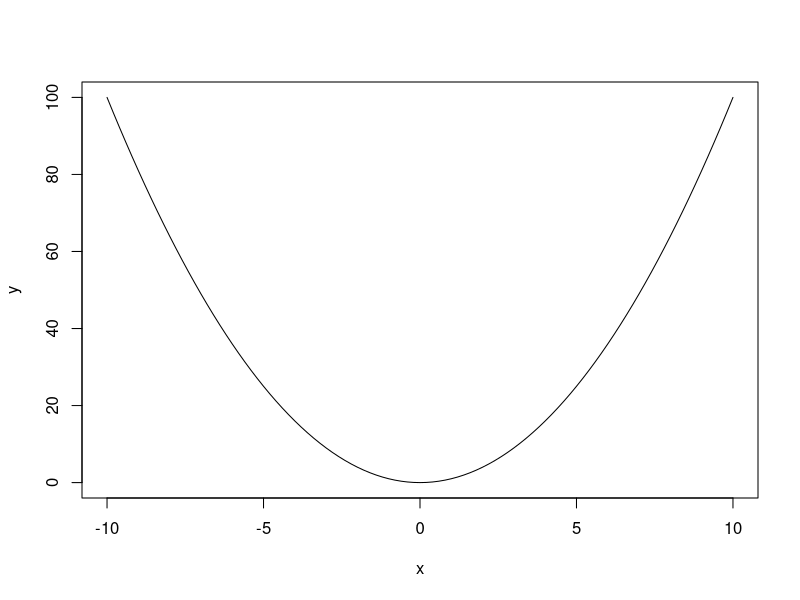
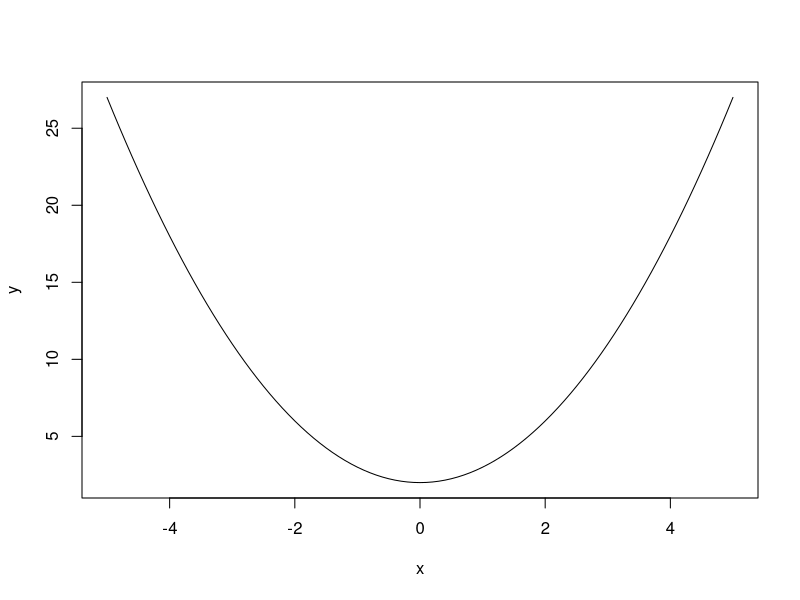
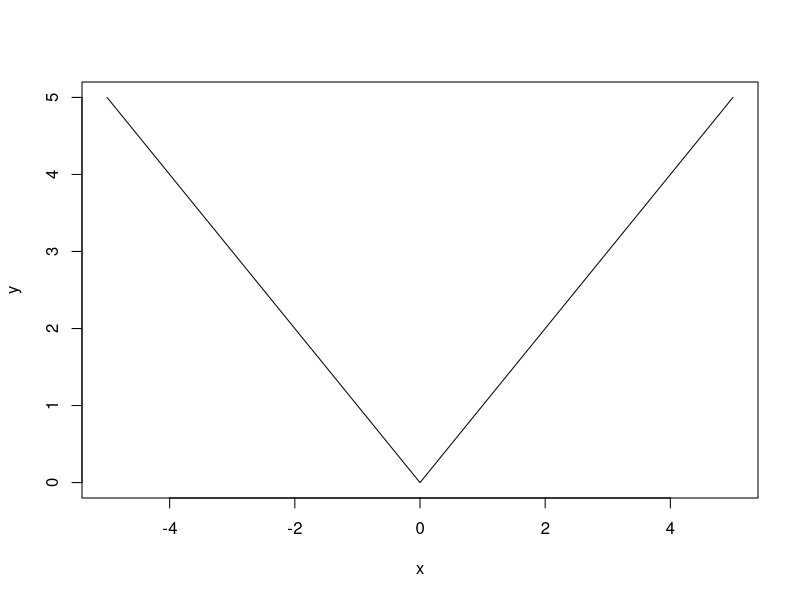

These charts were generated, in order, by the following R code:
## ---- chunk 1
eq = function(x){x*x}
curve(eq, from=-10, to=10, xlab="x", ylab="y")
## ---- chunk 2
eq = function(x){x*x + 2}
curve(eq, from=-5, to=5, xlab="x", ylab="y")
## ---- chunk 3
eq = function(x){abs(x)}
curve(eq, from=-5, to=5, xlab="x", ylab="y")
